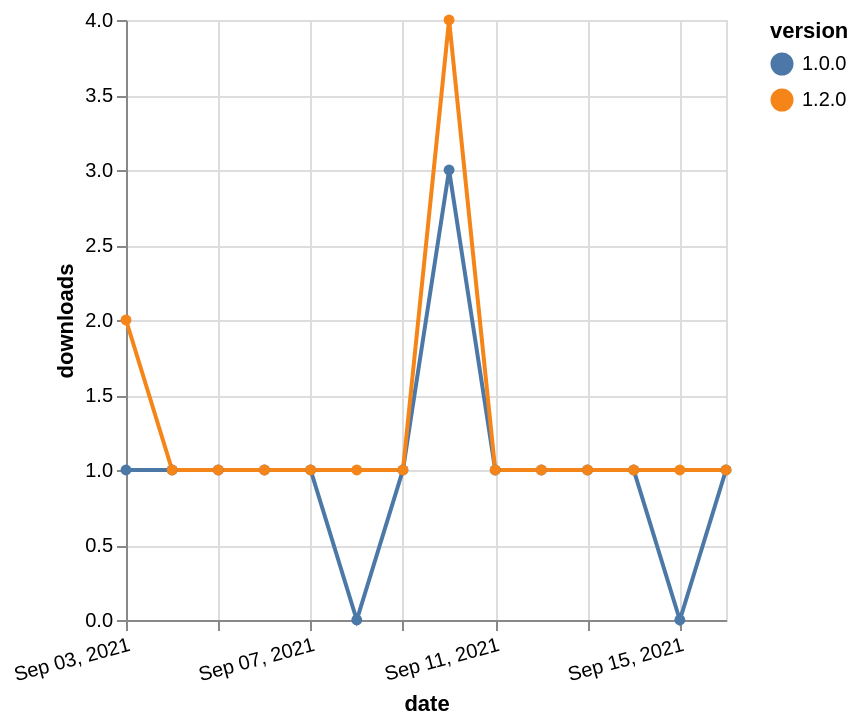

Vega-Lite specification stored for this chart:
### Vega-Lite specification from a JSON file in a GitHub repository (floating-point values rounded to 4 significant figures)
{"$schema": "https://vega.github.io/schema/vega-lite/v5.json", "description": "A simple bar chart with embedded data.", "data": {"values": [{"date": "2021-09-03", "total": 205, "delta": 1, "version": "1.0.0"}, {"date": "2021-09-04", "total": 206, "delta": 1, "version": "1.0.0"}, {"date": "2021-09-05", "total": 207, "delta": 1, "version": "1.0.0"}, {"date": "2021-09-06", "total": 208, "delta": 1, "version": "1.0.0"}, {"date": "2021-09-07", "total": 209, "delta": 1, "version": "1.0.0"}, {"date": "2021-09-08", "total": 209, "delta": 0, "version": "1.0.0"}, {"date": "2021-09-09", "total": 210, "delta": 1, "version": "1.0.0"}, {"date": "2021-09-10", "total": 213, "delta": 3, "version": "1.0.0"}, {"date": "2021-09-11", "total": 214, "delta": 1, "version": "1.0.0"}, {"date": "2021-09-12", "total": 215, "delta": 1, "version": "1.0.0"}, {"date": "2021-09-13", "total": 216, "delta": 1, "version": "1.0.0"}, {"date": "2021-09-14", "total": 217, "delta": 1, "version": "1.0.0"}, {"date": "2021-09-15", "total": 217, "delta": 0, "version": "1.0.0"}, {"date": "2021-09-16", "total": 218, "delta": 1, "version": "1.0.0"}, {"date": "2021-09-03", "total": 123, "delta": 2, "version": "1.2.0"}, {"date": "2021-09-04", "total": 124, "delta": 1, "version": "1.2.0"}, {"date": "2021-09-05", "total": 125, "delta": 1, "version": "1.2.0"}, {"date": "2021-09-06", "total": 126, "delta": 1, "version": "1.2.0"}, {"date": "2021-09-07", "total": 127, "delta": 1, "version": "1.2.0"}, {"date": "2021-09-08", "total": 128, "delta": 1, "version": "1.2.0"}, {"date": "2021-09-09", "total": 129, "delta": 1, "version": "1.2.0"}, {"date": "2021-09-10", "total": 133, "delta": 4, "version": "1.2.0"}, {"date": "2021-09-11", "total": 134, "delta": 1, "version": "1.2.0"}, {"date": "2021-09-12", "total": 135, "delta": 1, "version": "1.2.0"}, {"date": "2021-09-13", "total": 136, "delta": 1, "version": "1.2.0"}, {"date": "2021-09-14", "total": 137, "delta": 1, "version": "1.2.0"}, {"date": "2021-09-15", "total": 138, "delta": 1, "version": "1.2.0"}, {"date": "2021-09-16", "total": 139, "delta": 1, "version": "1.2.0"}]}, "width": "container", "mark": {"type": "line", "point": {"filled": true}}, "encoding": {"x": {"field": "date", "type": "temporal", "timeUnit": "yearmonthdate", "title": "date", "axis": {"labelAngle": -15}}, "y": {"field": "delta", "type": "quantitative", "title": "downloads"}, "color": {"field": "version", "type": "nominal"}, "tooltip": {"field": "delta"}}}
